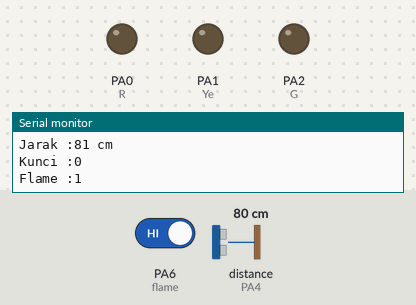
This sketch was run on a simulated STM32 Blue Pill. Parts: output pins drawn as LEDs (lit = HIGH), the last lines printed to the serial monitor. Dashed ring = blinking. Inputs (shaded band) come from the test bench; at power-on: PA6 (flame) HIGH, distance to the obstacle (sensor on PA4) 80 cm. The echo pulse lasts 58.3 µs per cm.

Above: at 1.2 s.
1.3 s: PA6 (flame) driven LOW
At 2.35 s:
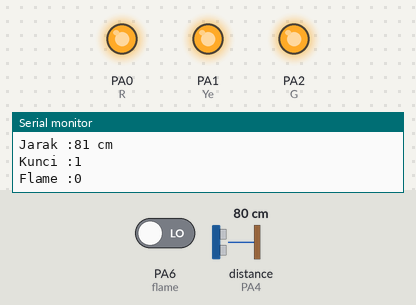
3.9 s: distance to the obstacle (sensor on PA4) set to 250 cm
At 6.79 s:
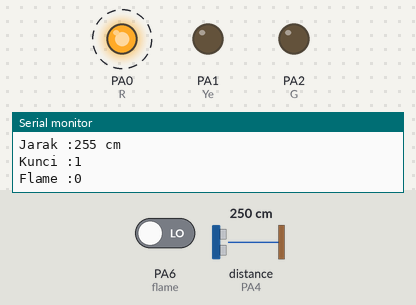
6.9 s: distance to the obstacle (sensor on PA4) set to 201 cm
9.9 s: distance to the obstacle (sensor on PA4) set to 191 cm
At 12.7 s:
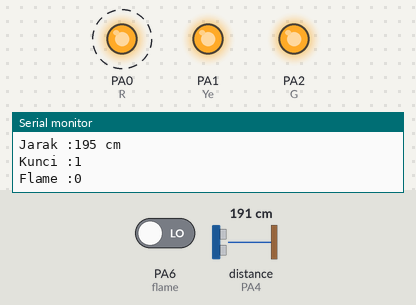
12.9 s: PA6 (flame) driven HIGH
Timing chart, 0 to 16.9 s (numbered marks = the images above; inputs shaded):
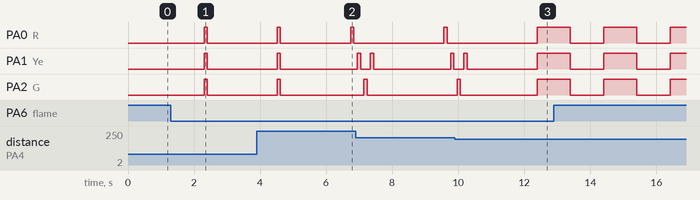

The sketch:

Flame___Sonic___Challange.ino
```cpp
#include <NewPing.h>

int triger  = PA3;
int echo    = PA4;
int R       = PA0;
int Ye      = PA1;
int G       = PA2;
int batas   = 400;//Max 400 cm
int flame   = PA6;
int kunci = LOW;
NewPing cm(triger,echo,batas);

void setup() {

  Serial.begin (9600);
  pinMode (R,OUTPUT);
  pinMode (Ye,OUTPUT);
  pinMode (G,OUTPUT);
  pinMode (flame,INPUT);

  // put your setup code here, to run once:

}

void loop() {

  int bacaJarak = cm.ping_cm();

  int bacaFlame = digitalRead (flame);

  //Print Serial Sonic
  Serial.print ("Jarak :");
  Serial.print (bacaJarak);
  Serial.print (" cm");
  Serial.println();

  // put your main code here, to run repeatedly:

  if(bacaFlame == 0 and kunci == 0 ){
  kunci = 1;
  delay (1000);
  }
  else if(bacaFlame == 0 and kunci == 1){
  kunci = 0;
  delay (1000);
  }

  Serial.print ("Kunci :");
  Serial.print (kunci);
  Serial.println();

  Serial.print ("Flame :");
  Serial.print (bacaFlame);
  Serial.println ();

  if(bacaJarak <= 100 and bacaJarak!=0 and kunci == 1 ){
    digitalWrite (R,HIGH);
    digitalWrite (Ye,HIGH);
    digitalWrite (G,HIGH);
    delay (100);
    digitalWrite (R,LOW);
    digitalWrite (Ye,LOW);
    digitalWrite (G,LOW);
    delay (100);
  }

  else if(bacaJarak >= 101 and bacaJarak <= 200 and kunci == 1 ){
    digitalWrite (R,HIGH);
    digitalWrite (Ye,HIGH);
    digitalWrite (G,HIGH);
    delay (1000);
    digitalWrite (R,LOW);
    digitalWrite (Ye,LOW);
    digitalWrite (G,LOW);
    delay (1000);
  }
  else if (bacaJarak >= 201 and bacaJarak <= 400 and kunci == 1){
   digitalWrite (R,HIGH);
   delay (100);
   digitalWrite (R,LOW);
   delay (100);
   digitalWrite (Ye,HIGH);
   delay (100);
   digitalWrite (Ye,LOW);
   delay (100);
   digitalWrite (G,HIGH);
   delay (100);
   digitalWrite (G,LOW);
   delay (100);
   digitalWrite (Ye,HIGH);
   delay (100);
   digitalWrite (Ye,LOW);
   delay (100);

  }
}
```

Measured:
- the behaviour switches between 197 and 196 cm on distance to the obstacle (sensor on PA4) (found by bisection; images 2 and 3)
- after the input at 1.3 s, PA0 (R), PA1 (Ye), PA2 (G): LOW → HIGH after 1.0 s, → LOW 0.10 s later
- after the input at 9.9 s, PA0 (R): goes on until 12.4 s, then stays HIGH
